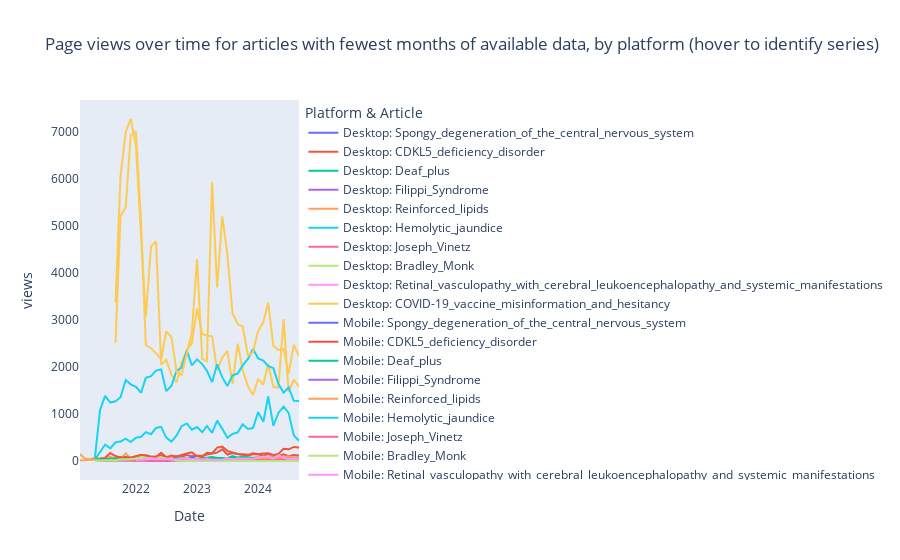

Source (notebook cell):
### Markdown cell above
And finally, we generate an interactive plot of pageviews over time for the pages with the fewest months of available data. Viewers can hover over each series to better identify the page name and access type, or they can view the static version in the `outputs/figures` folder.

### Code cell
fig = px.line(
    df_for_graph3,
    x = df_for_graph3.index,
    y = "views",
    color = "label",
    title = "Page views over time for articles with fewest months of available data, by platform (hover to identify series)",
    labels = {"timestamp": "Date"}
)

fig.update_layout(
    autosize = True,
    xaxis=dict(showgrid=False),
    yaxis=dict(showgrid=False),
    legend_title_text = "Platform & Article",
)

fig.show()
